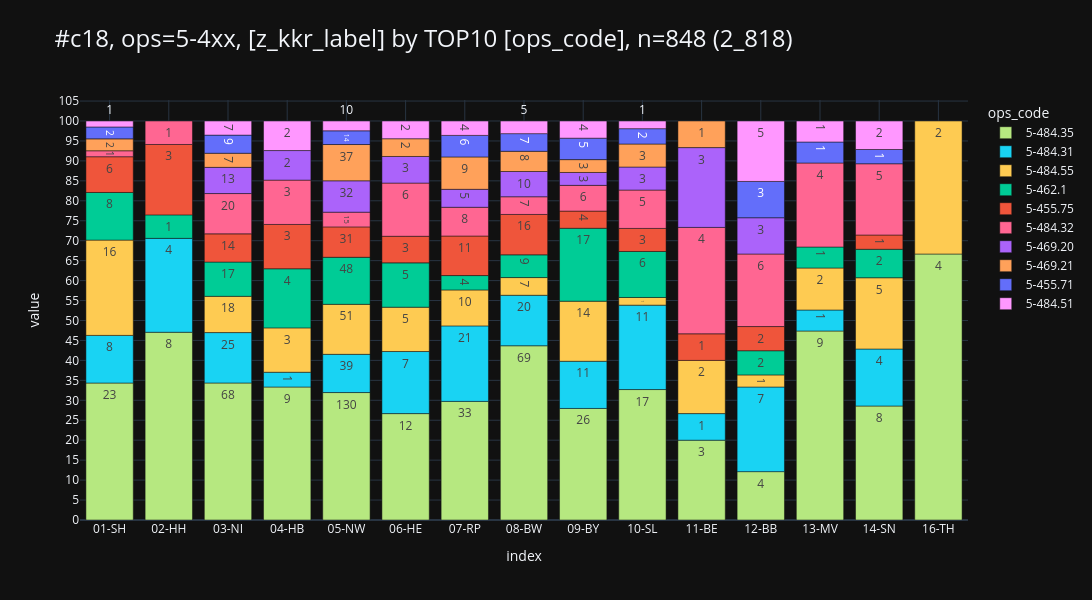

Write notebook code for a chart like this one.
### Code cell
_filters_ops2 = [
    (FILTER_DY, ""),
    (FILTER_COLORECTAL, ""),
    ("z_icd10_3d in ('C19')", ""),
    ("left(Code,3) in ('5-4')", ""),
]
_filter_ops2 = hlp.get_duckdb_filter_n(
    con=con,
    query="from Tumor tum left join OPS ops on tum.z_tum_id = ops.z_tum_id",
    # query="from Tumor tum left join OP op on tum.z_tum_id = op.z_tum_id left join OPS ops on op.OPId = ops.OP_TypId",
    filters=_filters_ops2,
    # distinct_metric="OPSId",
    first_n_filter_apply_to_rows=2,
)

# _filter = f"""--sql
#     z_icd10_3d in ('C19')
#     and left(ops.Code,3) in ('5-4')
#     and {FILTER_DEFAULT}
# """

show_ops(_filter_ops2)

### Figure 1 — Plotly figure (JSON) as saved in the notebook; plotly's stock layout.template omitted (floating-point values rounded to 4 significant figures)
{"data": [{"hovertemplate": "col=5-484.35<br>index=%{x}<br>value=%{y}<br>cnt_str=%{text}<extra></extra>", "legendgroup": "5-484.35", "marker": {"color": "#B6E880", "pattern": {"shape": ""}}, "name": "5-484.35", "orientation": "v", "showlegend": true, "text": ["23", "8", "68", "9", "130", "12", "33", "69", "26", "17", "3", "4", "9", "8", "4"], "textposition": "auto", "type": "bar", "x": ["01-SH", "02-HH", "03-NI", "04-HB", "05-NW", "06-HE", "07-RP", "08-BW", "09-BY", "10-SL", "11-BE", "12-BB", "13-MV", "14-SN", "16-TH"], "xaxis": "x", "y": [23, 8, 68, 9, 130, 12, 33, 69, 26, 17, 3, 4, 9, 8, 4], "yaxis": "y"}, {"hovertemplate": "col=5-484.31<br>index=%{x}<br>value=%{y}<br>cnt_str=%{text}<extra></extra>", "legendgroup": "5-484.31", "marker": {"color": "#19D3F3", "pattern": {"shape": ""}}, "name": "5-484.31", "orientation": "v", "showlegend": true, "text": ["8", "4", "25", "1", "39", "7", "21", "20", "11", "11", "1", "7", "1", "4"], "textposition": "auto", "type": "bar", "x": ["01-SH", "02-HH", "03-NI", "04-HB", "05-NW", "06-HE", "07-RP", "08-BW", "09-BY", "10-SL", "11-BE", "12-BB", "13-MV", "14-SN"], "xaxis": "x", "y": [8, 4, 25, 1, 39, 7, 21, 20, 11, 11, 1, 7, 1, 4], "yaxis": "y"}, {"hovertemplate": "col=5-484.55<br>index=%{x}<br>value=%{y}<br>cnt_str=%{text}<extra></extra>", "legendgroup": "5-484.55", "marker": {"color": "#FECB52", "pattern": {"shape": ""}}, "name": "5-484.55", "orientation": "v", "showlegend": true, "text": ["16", "18", "3", "51", "5", "10", "7", "14", "1", "2", "1", "2", "5", "2"], "textposition": "auto", "type": "bar", "x": ["01-SH", "03-NI", "04-HB", "05-NW", "06-HE", "07-RP", "08-BW", "09-BY", "10-SL", "11-BE", "12-BB", "13-MV", "14-SN", "16-TH"], "xaxis": "x", "y": [16, 18, 3, 51, 5, 10, 7, 14, 1, 2, 1, 2, 5, 2], "yaxis": "y"}, {"hovertemplate": "col=5-462.1<br>index=%{x}<br>value=%{y}<br>cnt_str=%{text}<extra></extra>", "legendgroup": "5-462.1", "marker": {"color": "#00CC96", "pattern": {"shape": ""}}, "name": "5-462.1", "orientation": "v", "showlegend": true, "text": ["8", "1", "17", "4", "48", "5", "4", "9", "17", "6", "2", "1", "2"], "textposition": "auto", "type": "bar", "x": ["01-SH", "02-HH", "03-NI", "04-HB", "05-NW", "06-HE", "07-RP", "08-BW", "09-BY", "10-SL", "12-BB", "13-MV", "14-SN"], "xaxis": "x", "y": [8, 1, 17, 4, 48, 5, 4, 9, 17, 6, 2, 1, 2], "yaxis": "y"}, {"hovertemplate": "col=5-455.75<br>index=%{x}<br>value=%{y}<br>cnt_str=%{text}<extra></extra>", "legendgroup": "5-455.75", "marker": {"color": "#EF553B", "pattern": {"shape": ""}}, "name": "5-455.75", "orientation": "v", "showlegend": true, "text": ["6", "3", "14", "3", "31", "3", "11", "16", "4", "3", "1", "2", "1"], "textposition": "auto", "type": "bar", "x": ["01-SH", "02-HH", "03-NI", "04-HB", "05-NW", "06-HE", "07-RP", "08-BW", "09-BY", "10-SL", "11-BE", "12-BB", "14-SN"], "xaxis": "x", "y": [6, 3, 14, 3, 31, 3, 11, 16, 4, 3, 1, 2, 1], "yaxis": "y"}, {"hovertemplate": "col=5-484.32<br>index=%{x}<br>value=%{y}<br>cnt_str=%{text}<extra></extra>", "legendgroup": "5-484.32", "marker": {"color": "#FF6692", "pattern": {"shape": ""}}, "name": "5-484.32", "orientation": "v", "showlegend": true, "text": ["1", "1", "20", "3", "15", "6", "8", "7", "6", "5", "4", "6", "4", "5"], "textposition": "auto", "type": "bar", "x": ["01-SH", "02-HH", "03-NI", "04-HB", "05-NW", "06-HE", "07-RP", "08-BW", "09-BY", "10-SL", "11-BE", "12-BB", "13-MV", "14-SN"], "xaxis": "x", "y": [1, 1, 20, 3, 15, 6, 8, 7, 6, 5, 4, 6, 4, 5], "yaxis": "y"}, {"hovertemplate": "col=5-469.20<br>index=%{x}<br>value=%{y}<br>cnt_str=%{text}<extra></extra>", "legendgroup": "5-469.20", "marker": {"color": "#AB63FA", "pattern": {"shape": ""}}, "name": "5-469.20", "orientation": "v", "showlegend": true, "text": ["13", "2", "32", "3", "5", "10", "3", "3", "3", "3"], "textposition": "auto", "type": "bar", "x": ["03-NI", "04-HB", "05-NW", "06-HE", "07-RP", "08-BW", "09-BY", "10-SL", "11-BE", "12-BB"], "xaxis": "x", "y": [13, 2, 32, 3, 5, 10, 3, 3, 3, 3], "yaxis": "y"}, {"hovertemplate": "col=5-469.21<br>index=%{x}<br>value=%{y}<br>cnt_str=%{text}<extra></extra>", "legendgroup": "5-469.21", "marker": {"color": "#FFA15A", "pattern": {"shape": ""}}, "name": "5-469.21", "orientation": "v", "showlegend": true, "text": ["2", "7", "37", "2", "9", "8", "3", "3", "1"], "textposition": "auto", "type": "bar", "x": ["01-SH", "03-NI", "05-NW", "06-HE", "07-RP", "08-BW", "09-BY", "10-SL", "11-BE"], "xaxis": "x", "y": [2, 7, 37, 2, 9, 8, 3, 3, 1], "yaxis": "y"}, {"hovertemplate": "col=5-455.71<br>index=%{x}<br>value=%{y}<br>cnt_str=%{text}<extra></extra>", "legendgroup": "5-455.71", "marker": {"color": "#636EFA", "pattern": {"shape": ""}}, "name": "5-455.71", "orientation": "v", "showlegend": true, "text": ["2", "9", "14", "6", "7", "5", "2", "3", "1", "1"], "textposition": "auto", "type": "bar", "x": ["01-SH", "03-NI", "05-NW", "07-RP", "08-BW", "09-BY", "10-SL", "12-BB", "13-MV", "14-SN"], "xaxis": "x", "y": [2, 9, 14, 6, 7, 5, 2, 3, 1, 1], "yaxis": "y"}, {"hovertemplate": "col=5-484.51<br>index=%{x}<br>value=%{y}<br>cnt_str=%{text}<extra></extra>", "legendgroup": "5-484.51", "marker": {"color": "#FF97FF", "pattern": {"shape": ""}}, "name": "5-484.51", "orientation": "v", "showlegend": true, "text": ["1", "7", "2", "10", "2", "4", "5", "4", "1", "5", "1", "2"], "textposition": "auto", "type": "bar", "x": ["01-SH", "03-NI", "04-HB", "05-NW", "06-HE", "07-RP", "08-BW", "09-BY", "10-SL", "12-BB", "13-MV", "14-SN"], "xaxis": "x", "y": [1, 7, 2, 10, 2, 4, 5, 4, 1, 5, 1, 2], "yaxis": "y"}], "layout": {"barmode": "relative", "barnorm": "percent", "height": 600, "legend": {"title": {"text": "ops_code"}, "tracegroupgap": 0, "traceorder": "normal"}, "title": {"font": {"size": 24}, "text": "#c18, ops=5-4xx, [z_kkr_label] by TOP10 [ops_code], n=848 (2_818)", "xanchor": "left", "y": 0.95, "yanchor": "top"}, "width": 1600, "xaxis": {"anchor": "y", "categoryarray": ["01-SH", "02-HH", "03-NI", "04-HB", "05-NW", "06-HE", "07-RP", "08-BW", "09-BY", "10-SL", "11-BE", "12-BB", "13-MV", "14-SN", "16-TH"], "categoryorder": "array", "domain": [0, 1], "gridwidth": 1, "showgrid": true, "title": {"text": "index"}}, "yaxis": {"anchor": "x", "domain": [0, 1], "dtick": 5, "gridwidth": 1, "showgrid": true, "title": {"text": "value"}}}}
